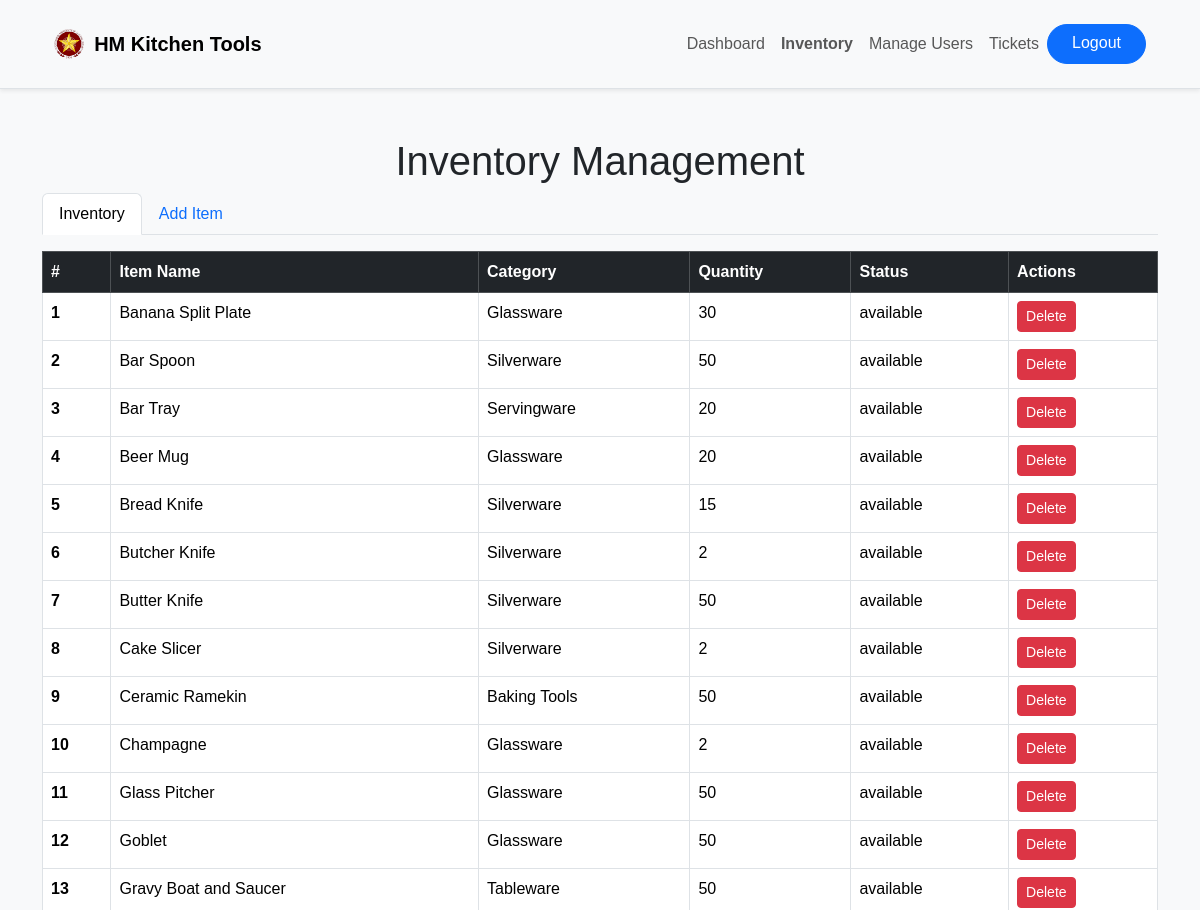
/inventory.php (signed in, upper part), run on an earlier commit of the app's database.
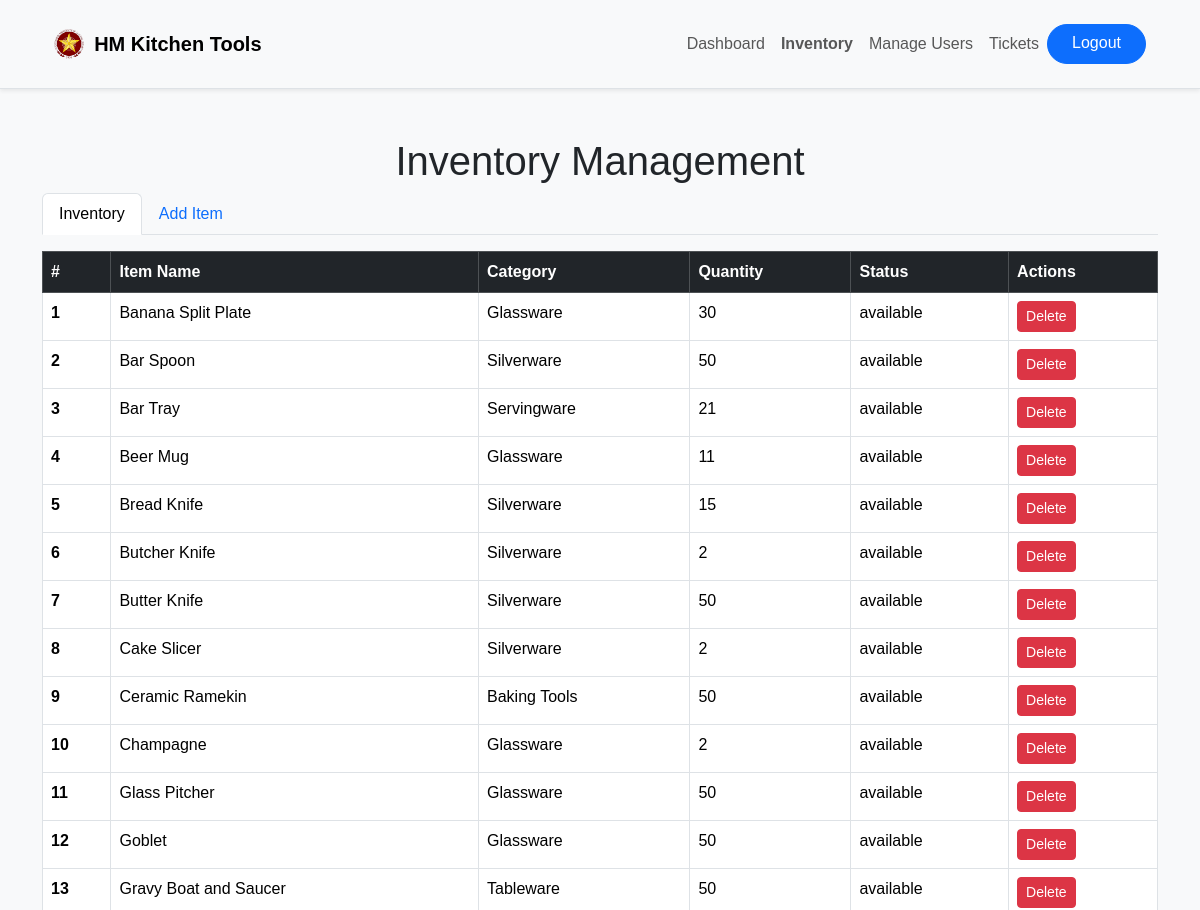
And on a later commit of the database.
### tables this page shows
CREATE TABLE `tools` (
  `tool_id` int(11) NOT NULL,
  `tool_name` varchar(255) NOT NULL,
  `category` varchar(255) DEFAULT NULL,
  `stock_quantity` int(11) DEFAULT NULL,
  `image_url` varchar(255) DEFAULT NULL,
  `status` enum('available','out_of_stock') DEFAULT 'available'
);

### inventory.php (the view, shortened to what this page needs)
<?php
require 'conn.php';
$sql = "SELECT * FROM tools";
$result = $conn->query($sql);
?>
<!DOCTYPE html>
<html lang="en">
<head>
    <link href="https://cdn.jsdelivr.net/npm/bootstrap@5.3.3/dist/css/bootstrap.min.css" rel="stylesheet">
    <link rel="stylesheet" href="css/otheradmins.css?v=2">
</head>
<body>
    <header class="bg-light border-bottom py-3 shadow-sm">
        <div class="container">
            <nav class="navbar navbar-expand-lg navbar-light bg-light">
                <div class="container-fluid">
                    <a class="navbar-brand d-flex align-items-center" href="#">
                        <img src="images/puplogo.png" alt="Logo" class="center-img" style="height: 30px; margin-right: 10px;">
                        <span class="fw-bold">HM Kitchen Tools</span>
                    </a>
                    <div class="collapse navbar-collapse" id="navbarNav">
                        <ul class="navbar-nav ms-auto mb-2 mb-lg-0">
                            <li class="nav-item"><a class="nav-link" href="admin.php">Dashboard</a></li>
                            <li class="nav-item"><a class="nav-link fw-bold" href="inventory.php">Inventory</a></li>
                            <li class="nav-item"><a class="nav-link" href="manageuser.php">Manage Users</a></li>
                            <li class="nav-item"><a class="nav-link" href="ticket.php">Tickets</a></li>
                            <a href="?logout=true" class="btn btn-primary rounded-pill px-4">Logout</a>
                        </ul>
                    </div>
                </div>
            </nav>
        </div>
    </header>
    <div class="container mt-5">
        <h1 class="text-center">Inventory Management</h1>
        <ul class="nav nav-tabs" id="inventoryTabs">
            <li class="nav-item"><a class="nav-link active" data-bs-toggle="tab" href="#inventory">Inventory</a></li>
            <li class="nav-item"><a class="nav-link" data-bs-toggle="tab" href="#addItem">Add Item</a></li>
        </ul>
        <div class="tab-content mt-3">
            <div class="tab-pane fade show active" id="inventory">
                <div class="table-responsive">
                    <table class="table table-bordered">
                        <thead class="table-dark">
                                <tr>
                                    <th scope="col">#</th>
                                    <th scope="col">Item Name</th>
                                    <th scope="col">Category</th>
                                    <th scope="col">Quantity</th>
                                    <th scope="col">Status</th>
                                    <th scope="col">Actions</th>
                                </tr>
                            </thead>
                            <tbody>
                                <?php
                                if ($result->num_rows > 0) {
                                    while($row = $result->fetch_assoc()) {
                                        echo "<tr>";
                                        echo "<th scope='row'>" . $row['tool_id'] . "</th>";
                                        echo "<td>" . $row['tool_name'] . "</td>";
                                        echo "<td>" . $row['category'] . "</td>";
                                        echo "<td>" . $row['stock_quantity'] . "</td>";
                                        echo "<td>" . ($row['stock_quantity'] == 0 ? 'Out of Stock' : $row['status']) . "</td>";
                                        echo "<td>";
                                        echo "<form action='delete_item.php' method='POST' style='display:inline-block;'>";
                                        echo "<button type='submit' class='btn btn-danger btn-sm'>Delete</button>";
                                        echo "</form>";
                                        echo "</td>";
                                        echo "</tr>";
                                    }
                                } else {
                                    echo "<tr><td colspan='6' class='text-center'>No inventory items found.</td></tr>";
                                }
                                ?>
                            </tbody>
                        </table>
                        </div>
                </div>
            </div>
        </div>
</body>
</html>

### css/otheradmins.css (style rules this page uses)
body { font-family: Arial, sans-serif; background-color: #f8f9fa; margin: 0; padding: 0; }

What changed in the data, as far as the page shows it:
changed tools "Bar Tray": stock_quantity "20" → "21"
changed tools "Beer Mug": stock_quantity "20" → "11"
